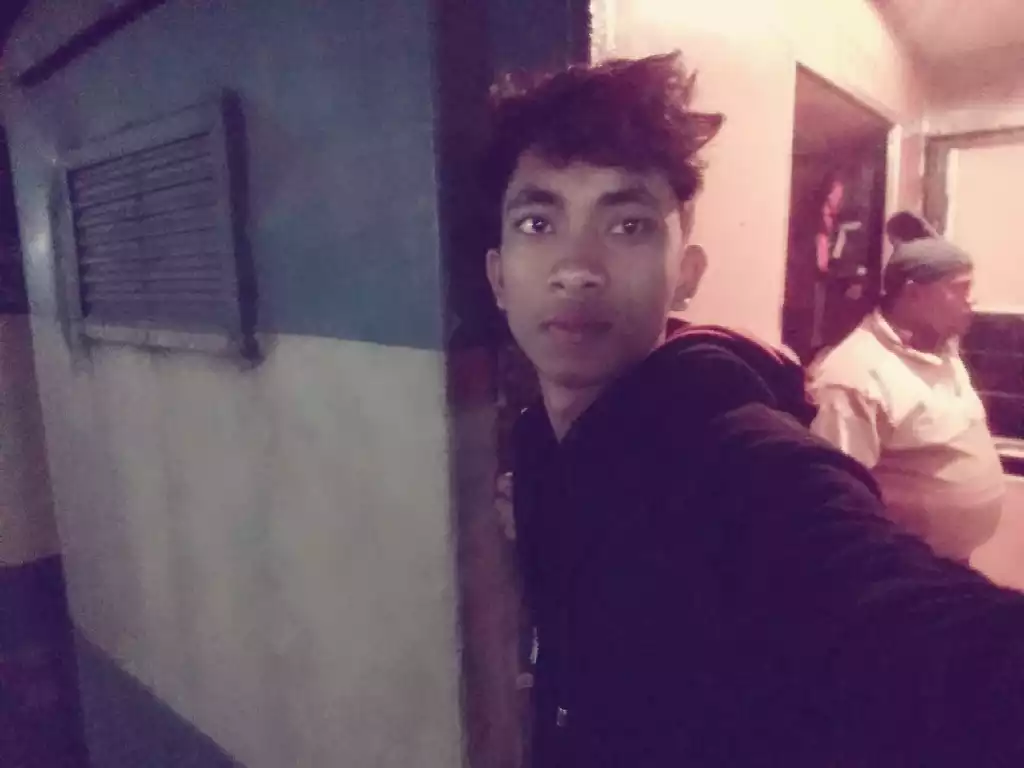
#> input picture Image Processing/data/3.jpg, 1024 x 768 px, found by its file name; its folder holds only this picture in this run
$ jupyter execute image_resize.ipynb
#> lines starting #> are read from the running program, lines starting #| are printed output that depends on the picture
[cell 1]
import random as rnd
import cv2
import time
import os
from skimage import io
import matplotlib.pyplot as plt

PATH = "/Users/anisurrahman/Documents/ML/Image Processing/data"

[cell 2]
class ResizeImage:
    def __init__(self,path):
        self.PATH = path

    def resize_and_save(self):
        for img in os.listdir(self.PATH):
            if img == '.DS_Store':
                continue
            img = os.path.join(self.PATH,img)

            img = cv2.imread(img,cv2.IMREAD_UNCHANGED)
#> img is the input picture: shape (768, 1024, 3); mean B, G, R 103.5, 81.5, 105.5
            img = img[:,:,::-1]

            temp = cv2.resize(img,(500,500))
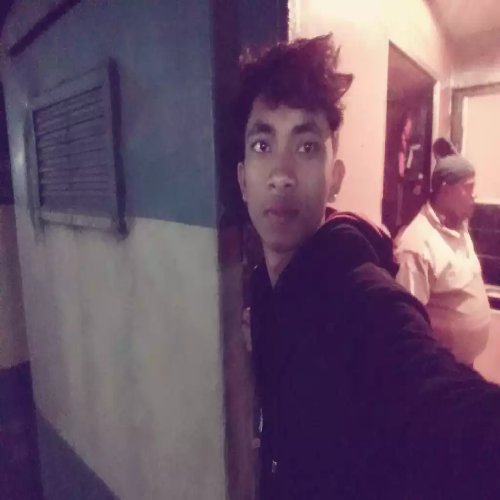
#> temp: shape (500, 500, 3); mean R, G, B 105.5, 81.4, 103.4

            self.save_into_folder(temp,"./output")

    def save_into_folder(self,img,folder,ext = "jpg"):
#> called with folder = './output', ext = 'jpg'
        name = str(time.time()).split(".")[1]
        path = f"{folder}/{name}.{ext}"
        io.imsave(path,img)


obj = ResizeImage(PATH)
obj.resize_and_save()


$ run again, on Image Processing/data/img1.jpg
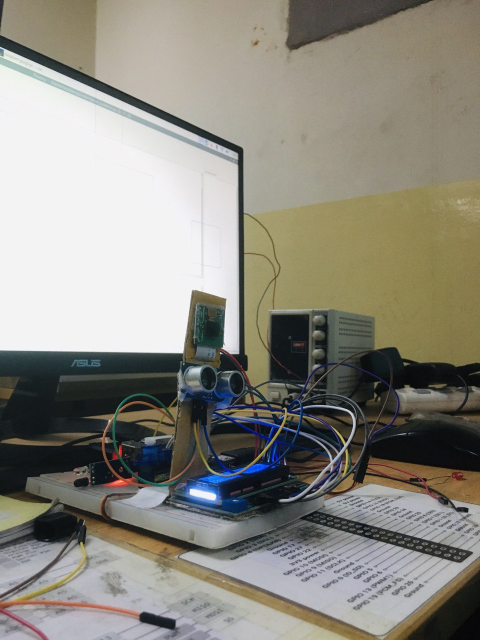
#> input picture Image Processing/data/img1.jpg, 960 x 1280 px, found by its file name (shown at 1/2 size)
#> in resize_and_save, img is the input picture: shape (1280, 960, 3); mean B, G, R 127.7, 137.3, 139.8
#> in resize_and_save, `temp = cv2.resize(img,(500,500))`:
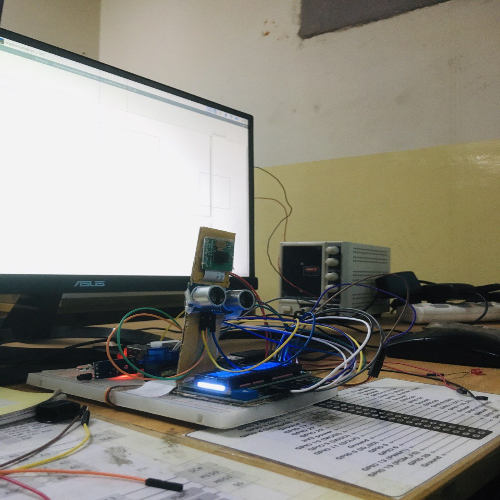
#> temp: shape (500, 500, 3); mean R, G, B 139.7, 137.2, 127.6

$ run again, on Image Processing/data/img3.jpg
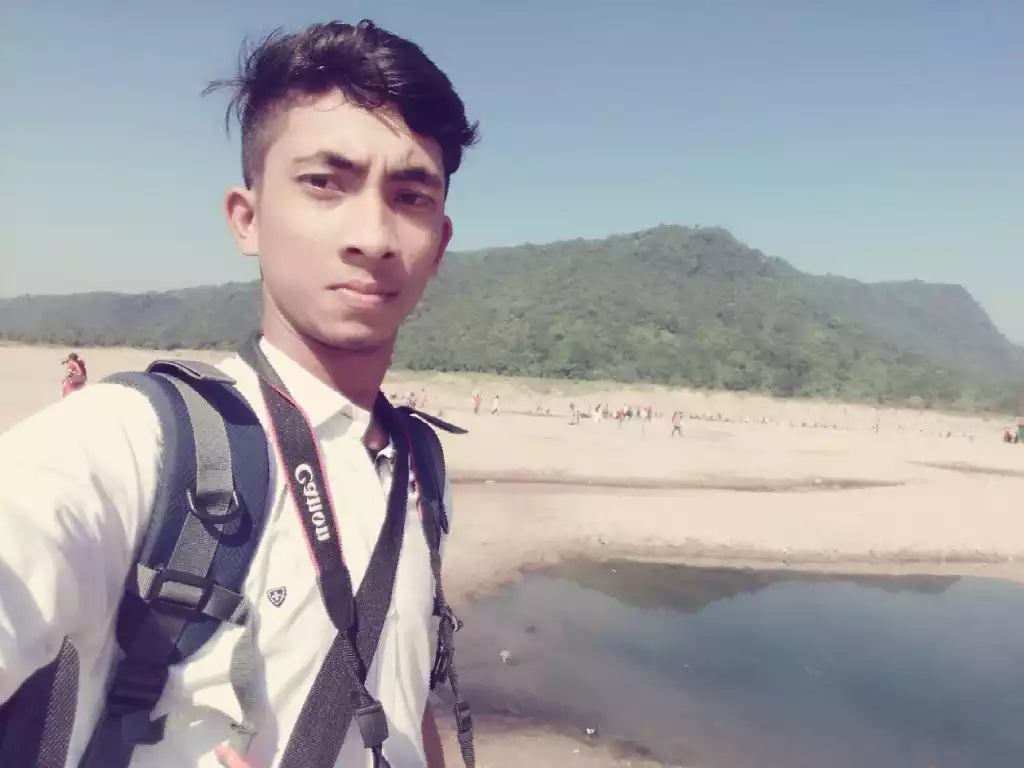
#> input picture Image Processing/data/img3.jpg, 1024 x 768 px, found by its file name
#> in resize_and_save, img is the input picture: shape (768, 1024, 3); mean B, G, R 164.4, 159.1, 160.1
#> in resize_and_save, `temp = cv2.resize(img,(500,500))`:
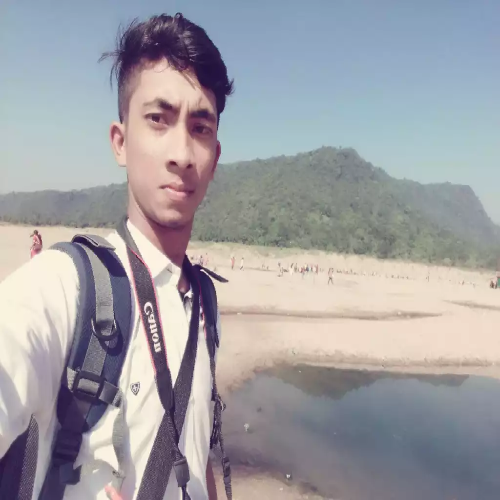
#> temp: shape (500, 500, 3); mean R, G, B 160, 159.1, 164.3

$ run again, on Image Processing/data/we.jpg
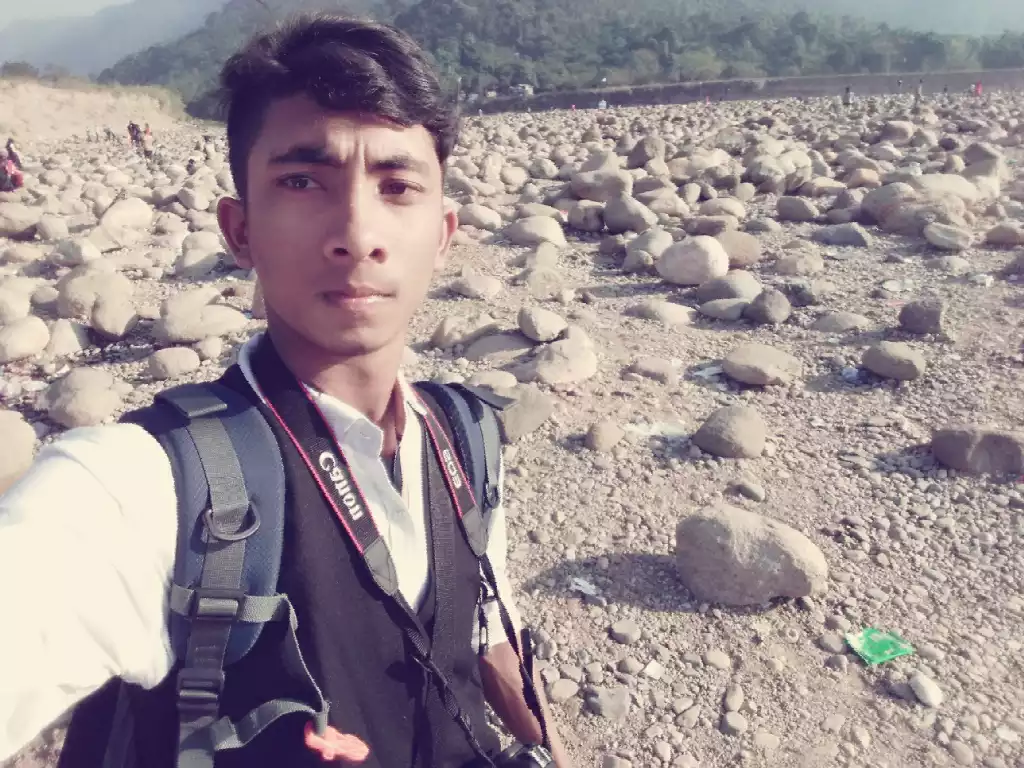
#> input picture Image Processing/data/we.jpg, 1024 x 768 px, found by its file name
#> in resize_and_save, img is the input picture: shape (768, 1024, 3); mean B, G, R 147.5, 144.3, 156.6
#> in resize_and_save, `temp = cv2.resize(img,(500,500))`:
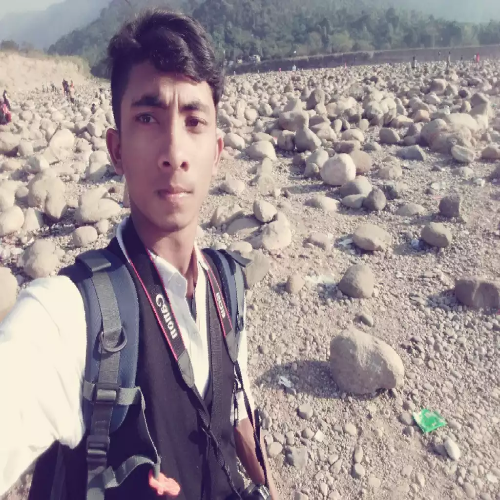
#> temp: shape (500, 500, 3); mean R, G, B 156.5, 144.2, 147.4

$ run again, on Image Processing/data/ars.jpeg
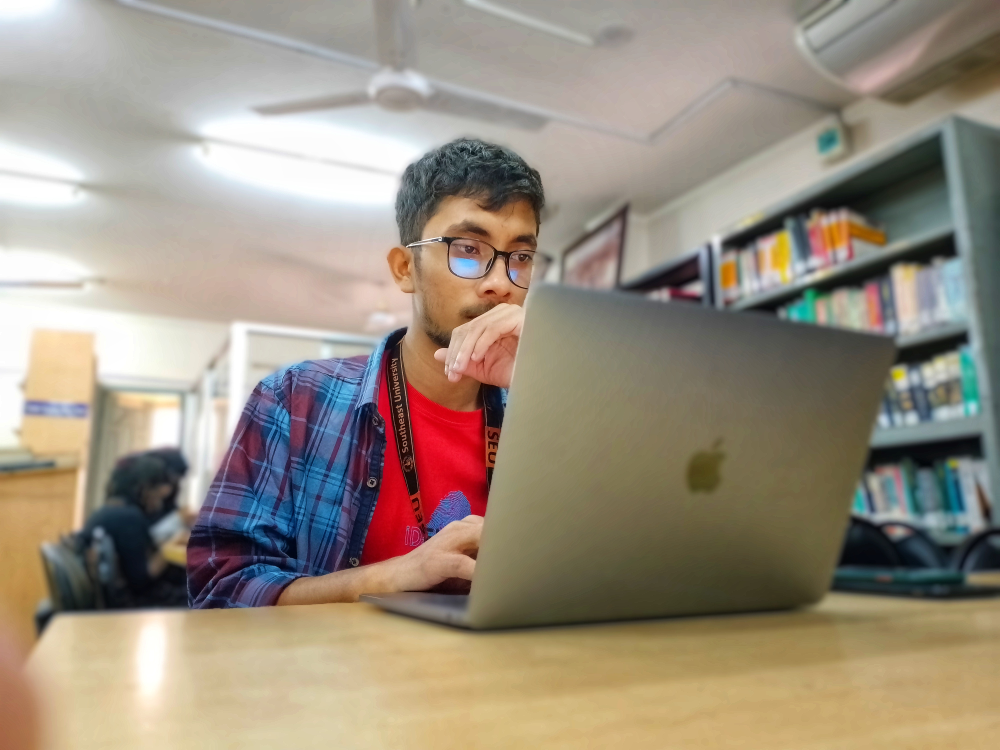
#> input picture Image Processing/data/ars.jpeg, 4000 x 3000 px, found by its file name (shown at 1/4 size)
#> in resize_and_save, img is the input picture: shape (3000, 4000, 3); mean B, G, R 127.4, 142.9, 154.4
#> in resize_and_save, `temp = cv2.resize(img,(500,500))`:
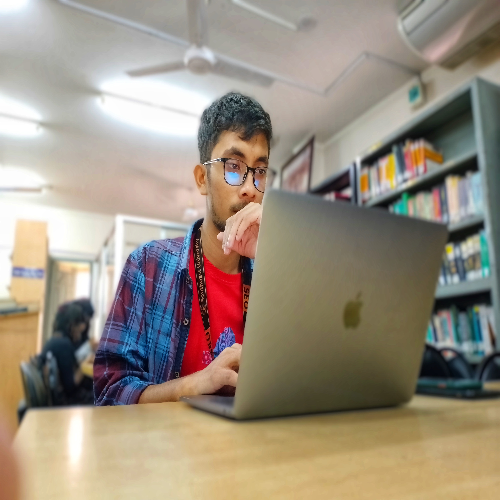
#> temp: shape (500, 500, 3); mean R, G, B 154.5, 143, 127.5
